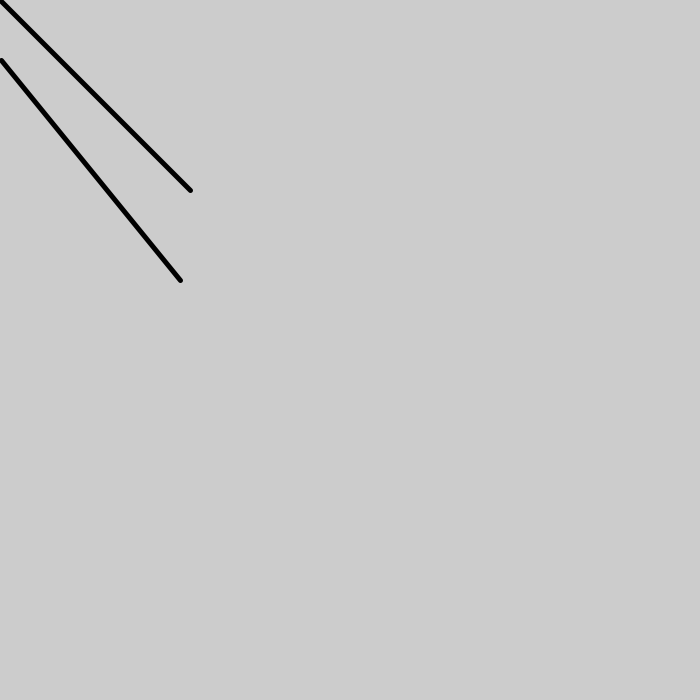
Frame 1 (no input)
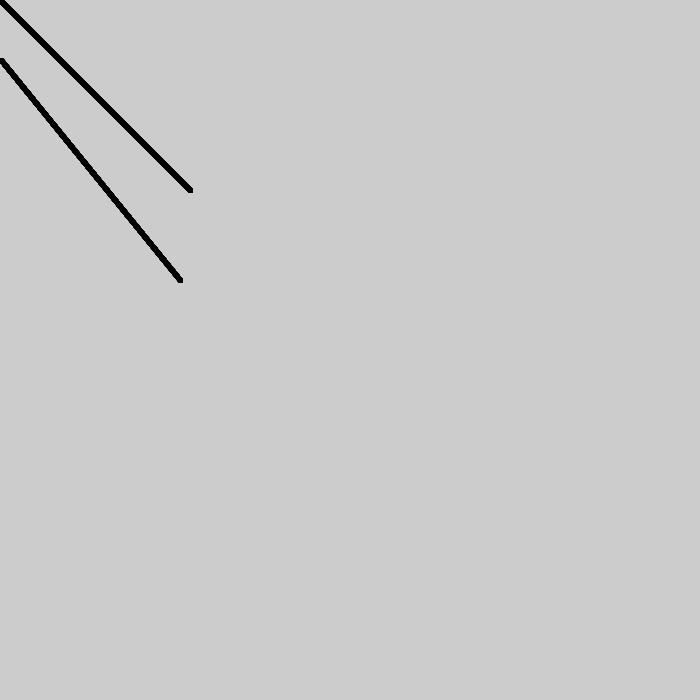
Frame 60 (the mouse pressed at the canvas centre just before this capture)
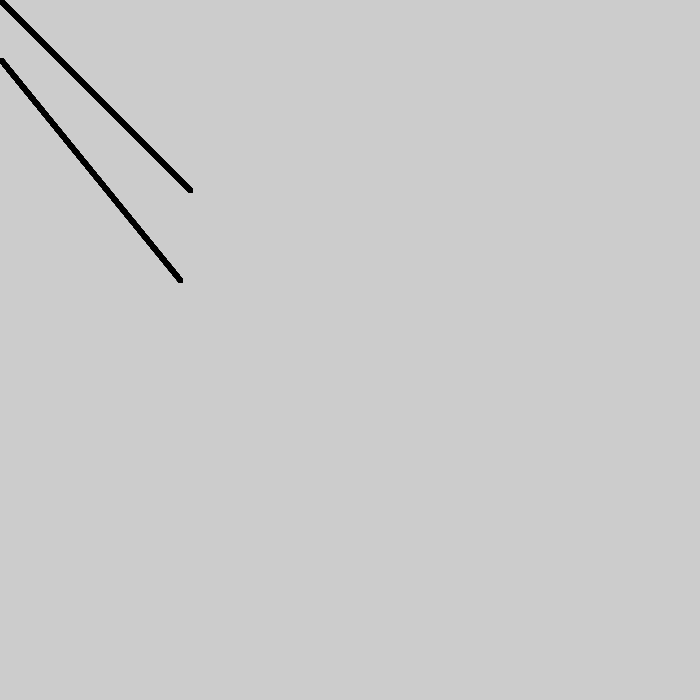
Frame 120 (the mouse held since frame 60 and released just before this capture)

The Processing sketch that drew these frames (run headless with seeded random() and noise(); from frame 60 on, the mouse is pressed at the canvas centre):

// Processing sketch: Quiz_1_Question_4
// ── Quiz_1_Question_4.pde
void setup() {
  size(700,700);
}

void draw() {
  strokeWeight(5);
  line(190,190,CORNERS,CORNERS);
  line(CORNERS,60,180,280);
}

void keyPressed() {
  println(key);
  if (keyCode =='a');
  background(random(21,137));
}
